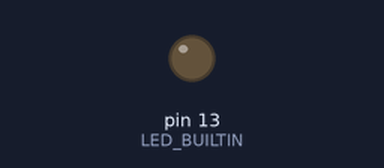
The sketch below on a simulated Arduino Mega 2560, built with avr-gcc and run on an emulated ATmega2560. Shown: output pins drawn as LEDs (lit = HIGH).

Above: at 3.6 s.
At 9.8 s:
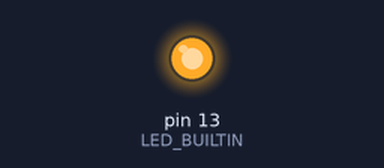
Timing chart, 0 to 13.5 s (numbered marks = the images above):
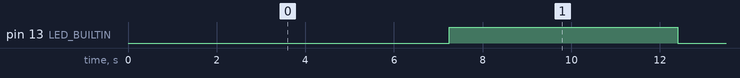

The sketch:

modbus_rtu_bridge.ino
```cpp
/* * * * * * * * * * * * * * * * * * * * * * * * * *
 * * * * * M O D B U S   R T U   B R I D G E * * * *
 * * * * * * * * * * * * * * * * * * * * * * * * * *
 */
/*
 *
 * written and tested for Node MCU
 *
 * Modbus RTU communication via Hardware Serial
 * 230400 Baud, 8 Data, 1 Stop, No Parity, Non-Inverted
 * - Tx ... D8
 * - Rx ... D7
 *
 * Serial communication via Hardware Serial
 * - Tx ... D4
 *
 */

#include <ModbusMaster.h>


#define MODBUS_SLAVE_ID   0x1
#define MODBUS_POS_REG    0x100
#define MODBUS_STATUS_REG 0x101


// instantiate ModbusMaster object
ModbusMaster node;

uint8_t result = 0;
uint16_t posReg = 0;
uint16_t statusReg = 0;
float pos = 0;
bool ledOut = false;


void setup()
{
  pinMode(LED_BUILTIN, OUTPUT);
  digitalWrite(LED_BUILTIN, LOW);

  delay(50);

  // Modbus RTU
  // - Tx ... D8
  // - Rx ... D7
  Serial.begin(230400, SERIAL_8N1);  // 230400 baud, 8 data, 1 stop, no parity
  Serial.swap();
  node.begin(1, Serial);

  // Serial with Tx capability only
  // Tx ... D4
  Serial1.begin(9600, SERIAL_8N1);

  delay(50);
}


void loop()
{
  // // this works
  // Serial.write("test\n");
  // Serial1.write("test1\n");

  result = node.readHoldingRegisters(0x100, 1);
  if(result == node.ku8MBSuccess)
  {
    posReg = node.getResponseBuffer(0);
    // Serial.print("pos: ");
    // Serial.println((float)((posReg/1024.0)*100));
    Serial1.println(posReg);
    // Serial1.println("test\n");
  }
  else
  {
    // Serial.write("failed\n");
  }


  if(ledOut)
  {
    ledOut = false;
    digitalWrite(LED_BUILTIN, HIGH);
    delay(150);
  }
  else
  {
    ledOut = true;
    digitalWrite(LED_BUILTIN, LOW);
    delay(150);
  }

  // * * * * FONA GSM  * * * *
  for(int i = 0; i < 2; i++)
    delay(1500);

  // * * * * FONA LoRa * * * *
  /*
  for(int i = 0; i < 10; i++)
    delay(1500);
  */
}
```

Measured:
- by itself, pin 13 (LED_BUILTIN): alternates HIGH for 5.2 s and LOW for 5.2 s
